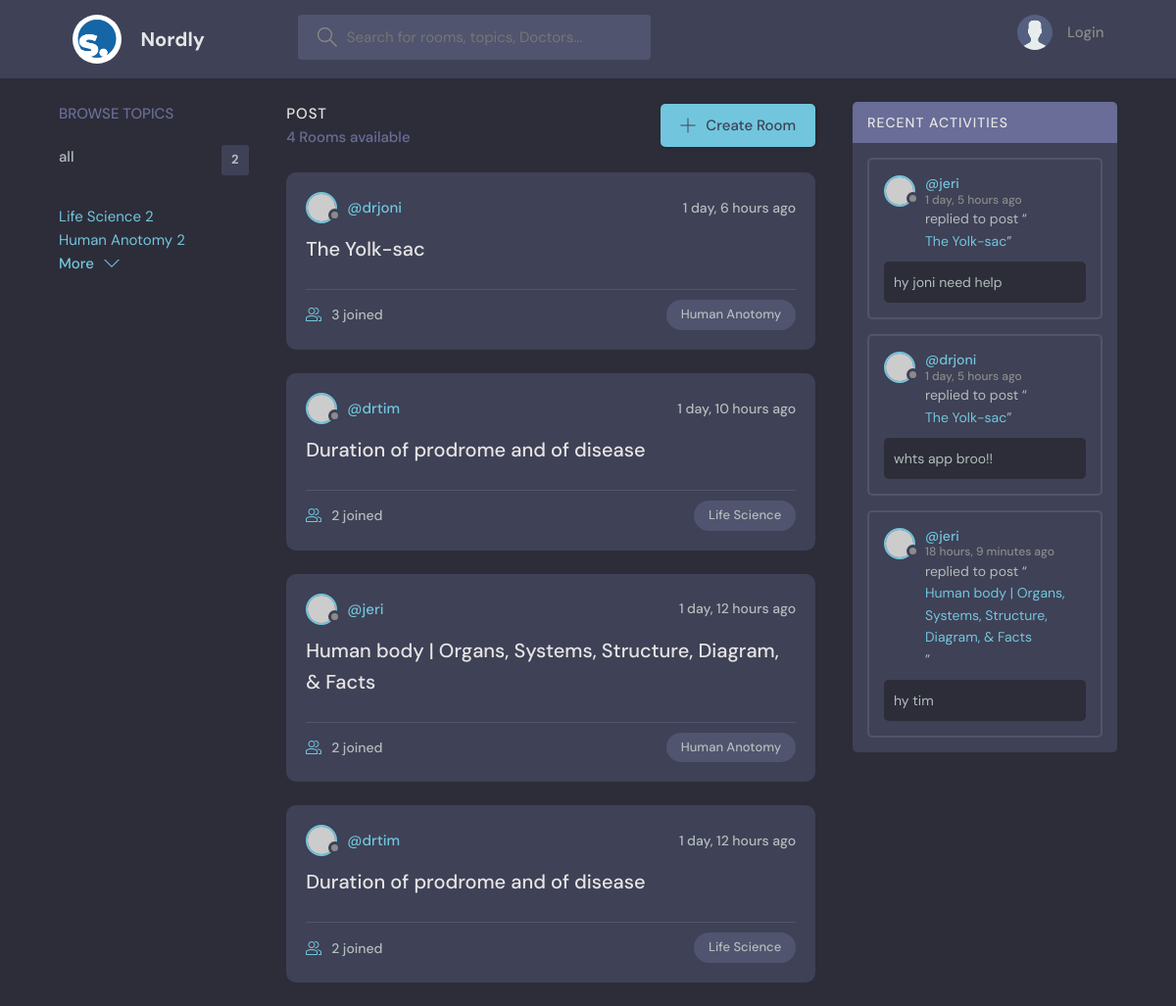
The app's page /, older data.
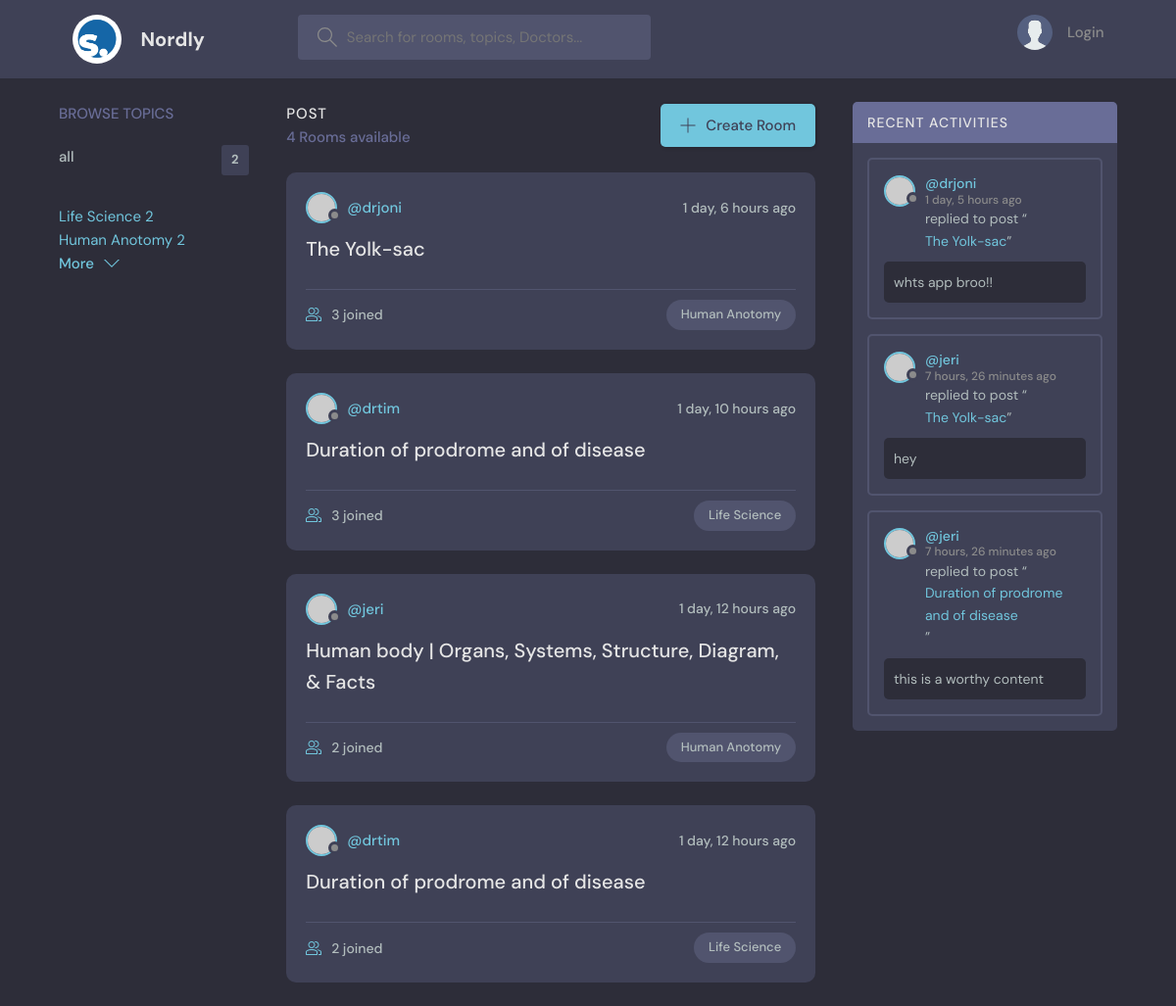
The same page, newer data.
### base/models.py (models this page shows, shortened)
class Topic(models.Model):
    name= models.CharField(max_length= 200)
    def __str__(self):
        return self.name

class Room(models.Model):
    host= models.ForeignKey(User,on_delete=models.SET_NULL,null=True)
    topic= models.ForeignKey(Topic,on_delete=models.SET_NULL, null = True )
    name= models.CharField(max_length= 100)
    participants = models.ManyToManyField(User, related_name= 'participants', blank= True)
    description = models.TextField(null= True, blank=True)
    created= models.DateTimeField(auto_now_add= True)
    updated= models.DateTimeField(auto_now= True)
    class Meta:
        ordering= ['-updated', '-created']
    def __str__(self):
        return self.name

class Message(models.Model):
    user= models.ForeignKey(User,on_delete = models.CASCADE)
    room= models.ForeignKey(Room,on_delete = models.CASCADE)
    body= models.TextField(null=True, blank =True)
    updated= models.DateTimeField(auto_now= True)
    created=  models.DateTimeField(auto_now_add= True)

### base/views.py (the view)
# urls.py: path('', views.home, name='home'),
def home(request):
    q= request.GET.get('q') if request.GET.get('q') != None else ''
    rooms= Room.objects.filter(Q(topic__name__icontains =q)|
                               Q(name__icontains =q)|
                               Q(host__username__icontains =q)|
                               Q(description__icontains =q)
                                )
    topics= Topic.objects.all()
    roomcounts= rooms.count()
    room_message= Message.objects.filter(Q(room__topic__name__icontains=q)|
                                         Q(user__username__icontains =q)
                                            )
    context= {'rooms':rooms,
              'topics': topics,
              'roomcount': roomcounts,
              'room_message':room_message
            }
    return render(request,'base/home.html', context)

### base/templates/base/home.html (shortened to what this page needs)
{% extends 'main.html' %}
{% block content %}
    <main class="layout layout--3">
      <div class="container">
        <div class="topics">
          {% include 'base/topics_component.html' %}
        </div>
        <div class="roomList">
          <div class="roomList__header">
            <div>
              <h2>POST</h2>
              <p> {{roomcount}} Rooms available</p>
            </div>
            <a class="btn btn--main" href="{% url 'create-room' %}">
              <svg version="1.1" xmlns="http://www.w3.org/2000/svg" width="32" height="32" viewBox="0 0 32 32">
                <title>add</title>
                <path
                  d="M16.943 0.943h-1.885v14.115h-14.115v1.885h14.115v14.115h1.885v-14.115h14.115v-1.885h-14.115v-14.115z"
                ></path>
              </svg>
              Create Room
            </a>
          </div>
        {% include 'base/feed_component.html' %}
        </div>
        <div class="activities">
          {% include 'base/activity_component.html' %}
        </div>
      </div>
    </main>
{% endblock %}

### base/templates/base/topics_component.html
 <div >
  <div class="topics__header">
    <h2>Browse Topics</h2>
  </div>
  <ul class="topics__list">
    <li>
      <a href="{% url 'home' %}">all <span>{{topics.count}}</span></a>
    </li>
    {% for topic in topics %}
      <div>
        <a href="{% url 'home' %}?q={{topic.name}}">{{topic.name}} <span>{{topic.room_set.all.count}}</span> </a>
      </div>
    {% endfor %}
  </ul>
  <a class="btn btn--link" href="topics.html">
    More
    <svg version="1.1" xmlns="http://www.w3.org/2000/svg" width="32" height="32" viewBox="0 0 32 32">
      <title>chevron-down</title>
      <path d="M16 21l-13-13h-3l16 16 16-16h-3l-13 13z"></path>
    </svg>
  </a>
</div>

### base/templates/base/feed_component.html (shortened to what this page needs)
{% for room in rooms %}
<div class="roomListRoom">
  <div class="roomListRoom__header">
    <a href="{% url 'user-profile' room.host.id %}" class="roomListRoom__author">
      <div class="avatar avatar--small">
        <img src="https://randomuser.me/api/portraits/women/11.jpg" />
      </div>
      <span>@{{room.host.username}}</span>
    </a>
    <div class="roomListRoom__actions">
      <span>{{room.created|timesince}} ago</span>
    </div>
  </div>
  <div class="roomListRoom__content">
    <a href="{% url 'room' room.id %}">{{room.name}}</a>
  </div>
  <div class="roomListRoom__meta">
    <a href="{% url 'room' room.id %}" class="roomListRoom__joined">
      {{room.participants.all.count}} joined
    </a>
    <p class="roomListRoom__topic">{{room.topic}}</p>
  </div>
</div>
{% endfor %}

### base/templates/base/activity_component.html (shortened to what this page needs)
<div class="activities__header">
  <h2>Recent Activities</h2>
</div>
{% for message in room_message %}
<div class="activities__box">
  <div class="activities__boxHeader roomListRoom__header">
    <a href="{% url 'user-profile' message.user.id %}" class="roomListRoom__author">
      <div class="avatar avatar--small">
        <img src="https://randomuser.me/api/portraits/women/11.jpg" />
      </div>
      <p>
        @{{message.user}}
        <span> {{message.created|timesince}} ago</span>
      </p>
    </a>
  </div>
  <div class="activities__boxContent">
    <p>replied to post “<a href="{% url 'room' message.room.id %}">{{message.room}}</a>”</p>
    <div class="activities__boxRoomContent">
      {{message.body}}
    </div>
  </div>
</div>
{% endfor %}

Row changes from the older to the newer data that the page shows:
removed Message: user "jeri", created "1 day, 5 hours", room "The Yolk-sac", body "hy joni need help"
removed Message: user "jeri", created "18 hours, 9 minutes", room "Human body | Organs, Systems, Structure, Diagram, & Facts", body "hy tim"
computed for Room "1 day, 10 hours": participants.all.count "2" → "3"
added Message: user "jeri", created "7 hours, 26 minutes", room "The Yolk-sac", body "hey"
added Message: user "jeri", created "7 hours, 26 minutes", room "Duration of prodrome and of disease", body "this is a worthy content"
